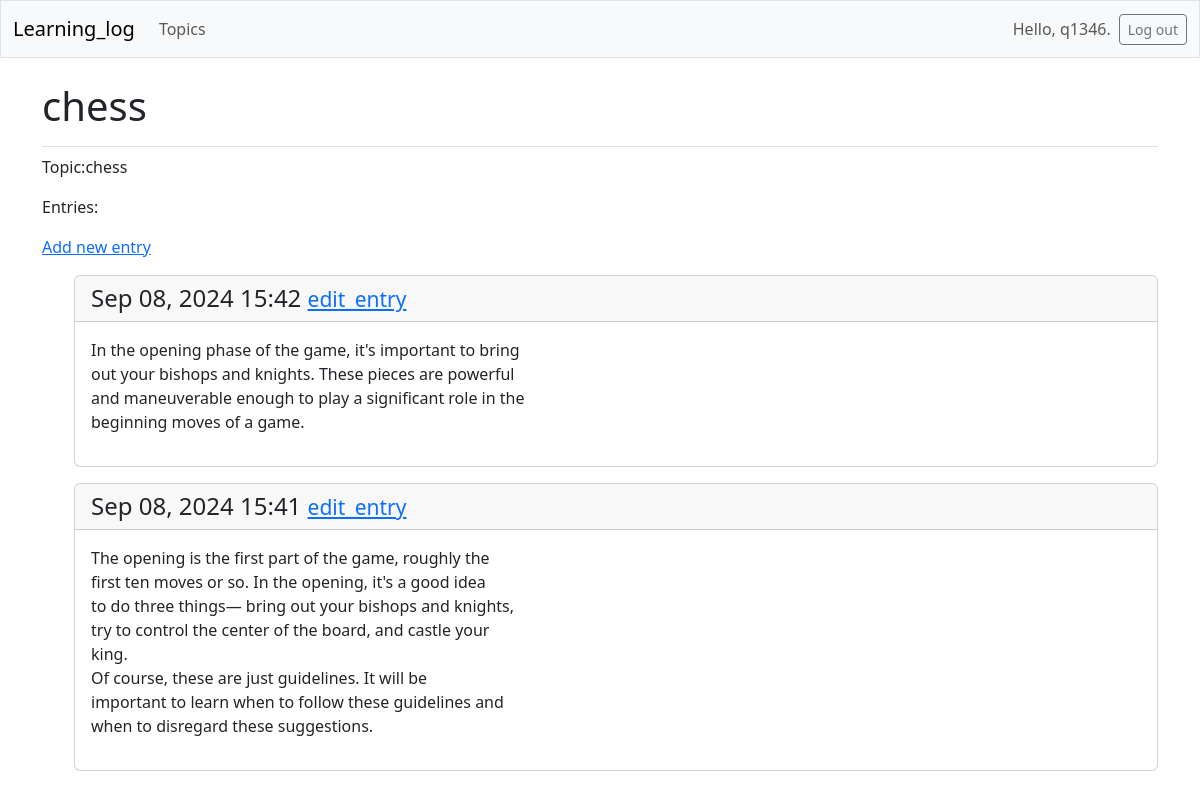
Page /topics/1/ (signed in) on the committed database.
### learning_logs/models.py (models this page shows, shortened)
class Topic(models.Model):              # 一个继承了model的类
    text = models.CharField(max_length=200)     # CharField是字符串字段   max_length=200代表预留了多少空间(即200个字符)
    date_added = models.DateTimeField(auto_now_add=True)
    owner = models.ForeignKey(User, on_delete=models.CASCADE)#它会建立到模型 User 的外键关系。当用户被删除时，所有与之相关联的主题也会被删除。

class Entry(models.Model):
    topic = models.ForeignKey(Topic, on_delete=models.CASCADE)#实参 on_delete=models.CASCADE 让Django 在删除主题的同时删除所有与之相关联的条目，这称为级联删除
    text = models.TextField()   # TextField实例 长度不受限
    date_added = models.DateTimeField(auto_now_add=True)#让我们能够按创建顺序呈现条目，并在每个条目旁边放置时间戳。
    class Meta:
        verbose_name_plural = 'entries'

### learning_logs/views.py (the view)
# urls.py: path('topics/<int:topic_id>/', views.topic, name='topic'),
@login_required
def topic(request,topic_id):
    topic = Topic.objects.get(id=topic_id)
    if topic.owner != request.user:
        raise Http404
    entries = topic.entry_set.order_by('-date_added')
    context = {'topic': topic,'entries': entries}
    return render(request, 'learning_logs/topic.html', context)

### learning_logs/templates/learning_logs/topic.html (shortened to what this page needs)
<!DOCTYPE html>
<html lang="en">
<head>
</head>
<body>
    {% extends "learning_logs/base.html" %}
    {% block page_header %}
    <h1>{{topic.text}}</h1>
    {% endblock page_header %}
    {% block content %}
    <p>Topic:{{topic.text}}</p>
    <p>Entries:</p>
    <p>
        <a href="{% url 'learning_logs:new_entry' topic.id %}">Add new entry</a>
    </p>
    <ul>
        {% for entry in entries %}
        <div class="card mb-3">
            <h4 class="card-header">
                {{entry.date_added|date:'M d, Y H:i'}}
                <small><a href="{% url 'learning_logs:edit_entry' entry.id %}">edit_entry</a></small>
            </h4>
            <div class="card-body">{{entry.text|linebreaks}}</div>
        </div>
        {% empty %}
        <p>There are no entries for this topic yet.</p>
        {% endfor %}
        {% endblock content %}

### learning_logs/templates/learning_logs/base.html (shortened to what this page needs)
<!DOCTYPE html>
<html lang="en">
<head>
    {% load django_bootstrap5 %}
    {% bootstrap_css %}
</head>
<body>
    <nav class="navbar navbar-expand-md navbar-light bg-light mb-4 border">
        <div class="container-fluid">
            <a class="navbar-brand" href="{% url 'learning_logs:index' %}">Learning_log</a>
            <div class="collapse navbar-collapse" id="navbarCollapse">
                <ul class="navbar-nav me-auto mb-2 mb-md-0">
                    <li class="nav-item">
                        <a class="nav-link" href="{% url 'learning_logs:topics' %}">Topics</a>
                    </li>
                </ul>
                <ul class="navbar-nav ms-auto mb-2 mb-md-0">
                    {% if user.is_authenticated %}
                    <li class="nav-item">
                        <span class="navbar-text me-2">Hello, {{user.username }}.
                    </li>
                    {% endif %}
                </ul>
                {% if user.is_authenticated %}
                <form action="{% url 'accounts:logout' %}" method="post">
                    <button type="submit" class="btn btn-outline-secondary btn-sm">Log out</button>
                    {% endif %}
                </form>
            </div>
        </div>
    </nav>
    <main class="container">
        <div class="pb-2 mb-2 border-bottom">
            {% block page_header %}
            {% endblock page_header %}
        </div>
        <div>
            {% block content %}
            {% endblock content %}
        </div>
    </main>
</body>
</html>

### rows in the picture
Topic: text "chess"
Entry: date_added "Sep 08, 2024 15:42", text "In the opening phase of the game, it's important to bring out your bishops and knights. These pieces are powerful and maneuverable enough to play a significant role in the beginning moves of a game."
Entry: date_added "Sep 08, 2024 15:41", text "The opening is the first part of the game, roughly the first ten moves or so. In the opening, it's a good idea to do three things— bring out your bishops and knights, try to control the center of the board, and castle your king. Of course, these are just guidelines. It will be important to learn when to follow these guidelines and when to disregard these suggestions."

### other values in the picture
{{ user.username }} "q1346"
